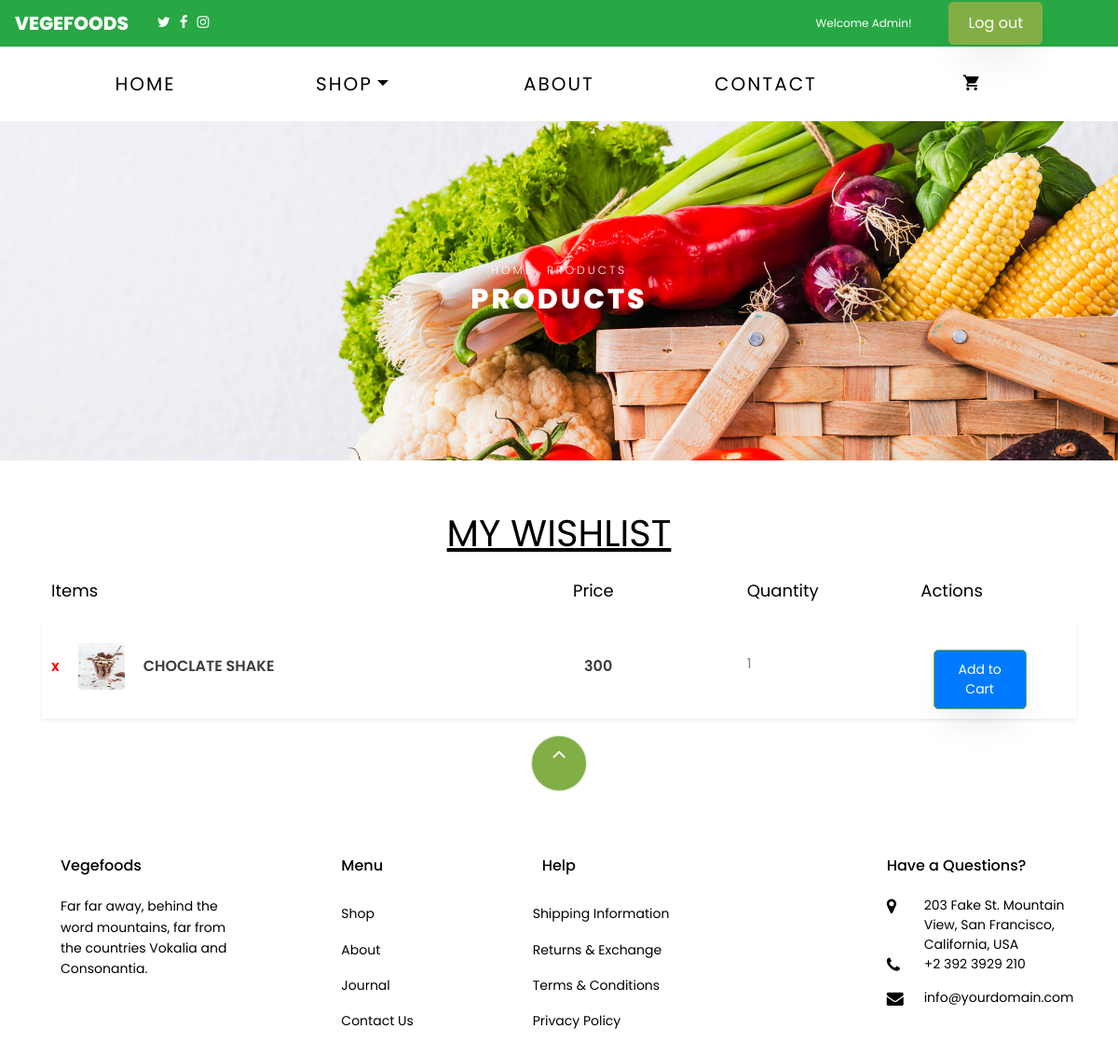
Page /wishlist/ (signed in) on the committed database.
### app/models.py (models this page shows, shortened)
class customuser(AbstractUser):
    full_name = models.CharField(max_length=255, blank=True, null=True)
    phone = models.CharField(max_length=15, blank=True, null=True)
    is_admin = models.BooleanField(default=False)
    is_user = models.BooleanField(default=False)

class Wishlist(models.Model):
    user = models.ForeignKey(settings.AUTH_USER_MODEL, on_delete=models.CASCADE)
    product = models.ForeignKey(Product, null=True, blank=True, on_delete=models.CASCADE)
    veg = models.ForeignKey(Veg, null=True, blank=True, on_delete=models.CASCADE)
    fruit= models.ForeignKey(Fruit, null=True, blank=True, on_delete=models.CASCADE)
    juice= models.ForeignKey(Juice, null=True, blank=True, on_delete=models.CASCADE)
    quantity = models.PositiveIntegerField(default=1)

class Product(models.Model):
    name=models.CharField(max_length=30)
    cover=models.ImageField(upload_to='app/cover',null=True,blank=True)
    description =models.CharField(max_length=400)
    price=models.IntegerField()
    sold=models.IntegerField()

### app/views.py (the view)
# urls.py: path('wishlist/', views.view_wishlist, name='wishlist'),
@login_required
def view_wishlist(request):
    wishlist_items = Wishlist.objects.filter(user=request.user)
    products = wishlist_items.filter(product__isnull=False)
    veg_items = wishlist_items.filter(veg__isnull=False)
    fruit_items = wishlist_items.filter(fruit__isnull=False)
    juice_items = wishlist_items.filter(juice__isnull=False)
    return render(request, 'wishlist.html', {
        'products': products,
        'veg_items': veg_items,
        'fruit_items': fruit_items,
        'juice_items': juice_items
    })

### templates/wishlist.html (shortened to what this page needs)
{% extends 'base.html' %}
{% load static %}
{% block content %}
<div class="hero-wrap hero-bread" style="background-image: url('/static/images/bg_1.jpg');">
    <div class="container">
      <div class="row no-gutters slider-text align-items-center justify-content-center">
        <div class="col-md-9 ftco-animate text-center">
          <p class="breadcrumbs"><span class="mr-2"><a href="index.html">Home</a></span> <span>Products</span></p>
          <h1 class="mb-0 bread">Products</h1>
        </div>
      </div>
    </div>
  </div>
{% if products or veg_items or fruit_items  or juice_items %}
<div class="py-3 py-md-5 ">
    <div class="container">
        <div class="row">
            <div class="col-md-12">
                <div class="shopping-cart">
                    <h1  style="text-align: center; text-decoration: underline;"> MY WISHLIST</h1>
                    <div class="cart-header d-none d-sm-none d-mb-block d-lg-block">
                        <div class="row">
                            <div class="col-md-6">
                                <h4>Items</h4>
                            </div>
                            <div class="col-md-2">
                                <h4>Price</h4>
                            </div>
                            <div class="col-md-2">
                                <h4>Quantity</h4>
                            </div>
                            <div class="col-md-2">
                                <h4>Actions</h4>
                            </div>
                        </div>
                    </div>
                    {% for item in products %}
                    <div class="cart-item">
                        <div class="row">
                            <div class="col-md-6 my-auto">
                                <label class="item-name">
                                    <a href="{% url 'remove_from_wishlist' item.product.id 'product' %}" >
                                        x
                                    </a>
                                    <img src="{{ item.product.cover.url }}" style="width: 50px; height: 50px" alt="">
                                    {{ item.product.name }}
                                </label>
                            </div>
                            <div class="col-md-2 my-auto">
                                <label class="price">{{ item.product.price }}</label>
                            </div>
                            <div class="col-md-2 col-7 my-auto">
                                <div class="quantity">
                                    <div class="input-group">
                                        {{ item.quantity }}
                                    </div>
                                </div>
                            </div>
                            <div class="col-md-2 col-5 my-auto">
                                <div class="actions">
                                    <a href="{% url 'add_to_cart' item.product.id 'product' %}" class="btn btn-primary btn-sm">
                                        Add to Cart
                                    </a>
                                </div>
                            </div>
                        </div>
                    </div>
                    {% endfor %}
                </div>
            </div>
        </div>
    </div>
</div>
{% else %}
<div class="empty-wishlist text-center">
    <p>Your wishlist is empty.</p>
    <a href="{% url 'shop' %}" class="btn btn-primary">Start Shopping</a>
</div>
{% endif %}
{% endblock %}

### templates/base.html (shortened to what this page needs)
{% load static %}
<!DOCTYPE html>
<html lang="en">
  <head>
    <link rel="stylesheet" type="text/css" href="https://cdnjs.cloudflare.com/ajax/libs/slick-carousel/1.7.1/slick.css" />
    <link rel="stylesheet" type="text/css" href="https://cdnjs.cloudflare.com/ajax/libs/slick-carousel/1.7.1/slick-theme.css" />
    <link rel="stylesheet" href="https://cdnjs.cloudflare.com/ajax/libs/font-awesome/6.0.0-beta3/css/all.min.css">
        <link rel="stylesheet" href="{% static 'special/css/app.css' %}">
        <link rel="stylesheet" href="https://cdnjs.cloudflare.com/ajax/libs/font-awesome/6.6.0/css/brands.min.css" />
    <link rel="stylesheet" href="{%  static 'css/open-iconic-bootstrap.min.css' %}">
    <link rel="stylesheet" href="{%  static 'css/animate.css' %}">
    <link rel="stylesheet" href="{% static 'css/owl.carousel.min.css' %}">
    <link rel="stylesheet" href="{% static 'css/owl.theme.default.min.css' %}">
    <link rel="stylesheet" href="{% static 'css/magnific-popup.css' %}">
    <link rel="stylesheet" href="{% static 'css/aos.css' %}">
    <link rel="stylesheet" href="{% static 'css/ionicons.min.css' %}">
    <link rel="stylesheet" href="{% static 'css/bootstrap-datepicker.css' %}">
    <link rel="stylesheet" href="{% static 'css/jquery.timepicker.css' %}">
    <link rel="stylesheet" href="{% static 'css/flaticon.css' %}">
    <link rel="stylesheet" href="{% static 'css/icomoon.css' %}">
    <link rel="stylesheet" href="{% static 'css/style.css' %}">
  </head>
  <body class="goto-here">
    <nav class="navbar navbar-expand-lg navbar-light bg-success" style="height: 50px">
      <a class="navbar-brand" style="color: white;">Vegefoods</a>
      <div class="container-fluid">
        <ul style="list-style: none; padding: 0; margin: 0; display: flex;">
          <li style="margin-right: 10px; "><a href="#"><span class="icon-twitter" style="color: white;"></span></a></li>
          <li style="margin-right: 10px;"><a href="#"><span class="icon-facebook"  style="color: white;"></span></a></li>
          <li style="margin-right: 10px;"><a href="#"><span class="icon-instagram" style="color: white;"></span></a></li>
  </ul>
  {% if user.is_authenticated %}
  <div class="header-content">
       <small class="welcome-message">Welcome {{ user.full_name }}!</small>
    <a href="{% url 'logout' %}" class="btn btn-primary">Log out</a>
{% endif %}
      </div>
</div>
</nav>
{% if user.is_authenticated %}
    <nav class="navbar navbar-expand-lg navbar-dark ftco_navbar bg-dark ftco-navbar-light" id="ftco-navbar">
	    <div class="container">
	      <div class="collapse navbar-collapse" id="ftco-nav" style>
	        <ul class="navbar-nav ml-auto">
	          <li class="nav-item active"><a href="{% url 'home' %}" class="nav-link" style="font-size: 20px;">Home</a></li>
	          <li class="nav-item dropdown">
              <a class="nav-link dropdown-toggle" href="#" id="dropdown04" data-toggle="dropdown" aria-haspopup="true" aria-expanded="false" style="font-size: 20px;">Shop</a>
            </li>
	          <li class="nav-item"><a href="{% url 'about' %}" class="nav-link" style="font-size: 20px;" >About</a></li>
	           <li class="nav-item"><a href="{% url 'contact' %}" class="nav-link" style="font-size: 20px;">Contact</a></li>
	          <li class="nav-item cta cta-colored"><a href="{% url 'cart' %}" class="nav-link" style="font-size: 20px;"><span class="icon-shopping_cart"></span></a></li>
	        </ul>
	      </div>
	    </div>
	  </nav>
     {% endif %}
{% block content %}
{% endblock %}
<footer class="ftco-footer ftco-section" >
  <div class="container">
    <div class="row">
      <div class="mouse">
        <a href="#" class="mouse-icon">
          <div class="mouse-wheel"><span class="ion-ios-arrow-up"></span></div>
        </a>
      </div>
    </div>
    <div class="row mb-5">
      <div class="col-md">
        <div class="ftco-footer-widget mb-4">
          <h2 class="ftco-heading-2" style="margin-left: 20px;">Vegefoods</h2>
          <p style="margin-left:20px;">Far far away, behind the word mountains, far from the countries Vokalia and Consonantia.</p>
          <ul class="ftco-footer-social list-unstyled float-md-left float-lft mt-5">
          </ul>
        </div>
      </div>
      <div class="col-md">
        <div class="ftco-footer-widget mb-4 ml-md-5">
          <h2 class="ftco-heading-2"style="margin-left: 20px;" >Menu</h2>
          <ul class="list-unstyled">
            <li><a href="#" class="py-2 d-block">Shop</a></li>
            <li><a href="{% url 'about' %}" class="py-2 d-block">About</a></li>
            <li><a href="#" class="py-2 d-block">Journal</a></li>
            <li><a href="{% url 'contact' %}" class="py-2 d-block">Contact Us</a></li>
          </ul>
        </div>
      </div>
      <div class="col-md-4">
         <div class="ftco-footer-widget mb-4">
          <h2 class="ftco-heading-2"style="margin-left: 30px;">Help</h2>
          <div class="d-flex">
            <ul class="list-unstyled mr-l-5 pr-l-3 mr-4">
              <li><a href="#" class="py-2 d-block">Shipping Information</a></li>
              <li><a href="#" class="py-2 d-block">Returns &amp; Exchange</a></li>
              <li><a href="#" class="py-2 d-block">Terms &amp; Conditions</a></li>
              <li><a href="#" class="py-2 d-block">Privacy Policy</a></li>
            </ul>
                 </div>
        </div>
      </div>
      <div class="col-md">
        <div class="ftco-footer-widget mb-4">
          <h2 class="ftco-heading-2"style="margin-left:20px;">Have a Questions?</h2>
          <div class="block-23 mb-3">
            <ul>
              <li><span class="icon icon-map-marker"></span><span class="text" >203 Fake St. Mountain View, San Francisco, California, USA</span></li>
              <li><a href="#"><span class="icon icon-phone"></span><span class="text">+2 392 3929 210</span></a></li>
              <li><a href="#"><span class="icon icon-envelope"></span><span class="text">info@yourdomain.com</span></a></li>
            </ul>
          </div>
        </div>
      </div>
    </div>
  </div>
</footer>
  </body>
</html>

### static/css/icomoon.css (style rules this page uses)
[class^="icon-"], [class*=" icon-"] { font-family: 'icomoon' !important; speak: none; font-style: normal; font-weight: normal; font-variant: normal; text-transform: none; line-height: 1; -webkit-font-smoothing: antialiased; -moz-osx-font-smoothing: grayscale; }
.icon-map-marker:before { content: "\f041"; }
.icon-phone:before { content: "\f095"; }
.icon-twitter:before { content: "\f099"; }
.icon-facebook:before { content: "\f09a"; }
.icon-envelope:before { content: "\f0e0"; }
.icon-instagram:before { content: "\f16d"; }
.icon-shopping_cart:before { content: "\e8cc"; }

### templates/base.html (style rules this page uses)
* { margin: 0; padding: 0; }
#ftco-navbar ul.navbar-nav { display: flex; justify-content: space-between; width: 100%; }
#ftco-navbar ul.navbar-nav li { flex: 1; text-align: center; }
.header-content { display: flex; align-items: center; justify-content: space-between; padding: 10px 20px; }
.welcome-message { color: white; text-align: center; margin: 0; margin-right: 40px; flex: 1; }
.btn-primary { background-color: #007bff; color: white; padding: 10px 20px; border: none; border-radius: 5px; cursor: pointer; text-decoration: none; margin-right: 30px; }
#ftco-navbar ul li { position: relative; }

### templates/wishlist.html (style rules this page uses)
.shopping-cart .actions { display: flex; gap: 10px; justify-content: center; margin-top: 20px; }
.shopping-cart .btn-primary { background-color: #007bff; color: #fff; width: 100px; }
.shopping-cart .cart-header { padding: 10px; }
.shopping-cart .cart-header h4 { font-size: 18px; margin-bottom: 0px; }
.shopping-cart .cart-item a { text-decoration: none; }
.shopping-cart .cart-item { background-color: #fff; box-shadow: 0 0.125rem 0.25rem rgb(0 0 0 / 8%); padding: 10px; margin-top: 10px; }
.shopping-cart .cart-item .item-name { font-size: 16px; font-weight: 600; width: 100%; white-space: nowrap; text-overflow: ellipsis; overflow: hidden; cursor: pointer; display: flex; align-items: center; }
.shopping-cart .cart-item .price { font-size: 16px; font-weight: 600; padding: 4px 2px; margin-left: 10px; }
.shopping-cart .cart-item .item-name { display: flex; align-items: center; gap: 10px; }
.shopping-cart .cart-item .item-name a { margin-right: 10px; font-size: 16px; color: #ff0000; text-decoration: none; }
.shopping-cart .cart-item img { margin-right: 10px; border-radius: 4px; }

### rows in the picture
customuser: full_name "Admin"
Wishlist: product.cover (picture), product.name "CHOCLATE SHAKE", product.price "300", quantity "1"
